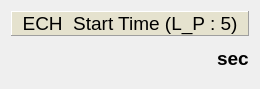
  <widget class="QWidget" name="layoutWidget" >
   <property name="geometry" >
    <rect>
     <x>545</x>
     <y>163</y>
     <width>260</width>
     <height>74</height>
    </rect>
   </property>
   <layout class="QVBoxLayout" >
    <property name="spacing" >
     <number>2</number>
    </property>
    <item>
     <widget class="QLabel" name="label_26" >
      <property name="maximumSize" >
       <size>
        <width>260</width>
        <height>16777215</height>
       </size>
      </property>
      <property name="palette" >
       <palette>
        <active>
         <colorrole role="Base" >
          <brush brushstyle="SolidPattern" >
           <color alpha="255" >
            <red>255</red>
            <green>255</green>
            <blue>127</blue>
           </color>
          </brush>
         </colorrole>
         <colorrole role="Window" >
          <brush brushstyle="SolidPattern" >
           <color alpha="255" >
            <red>229</red>
            <green>226</green>
            <blue>206</blue>
           </color>
          </brush>
         </colorrole>
        </active>
        <inactive>
         <colorrole role="Base" >
          <brush brushstyle="SolidPattern" >
           <color alpha="255" >
            <red>255</red>
            <green>255</green>
            <blue>255</blue>
           </color>
          </brush>
         </colorrole>
         <colorrole role="Window" >
          <brush brushstyle="SolidPattern" >
           <color alpha="255" >
            <red>229</red>
            <green>226</green>
            <blue>206</blue>
           </color>
          </brush>
         </colorrole>
        </inactive>
        <disabled>
         <colorrole role="Base" >
          <brush brushstyle="SolidPattern" >
           <color alpha="255" >
            <red>229</red>
            <green>226</green>
            <blue>206</blue>
           </color>
          </brush>
         </colorrole>
         <colorrole role="Window" >
          <brush brushstyle="SolidPattern" >
           <color alpha="255" >
            <red>229</red>
            <green>226</green>
            <blue>206</blue>
           </color>
          </brush>
         </colorrole>
        </disabled>
       </palette>
      </property>
      <property name="font" >
       <font>
        <pointsize>14</pointsize>
        <weight>50</weight>
        <bold>false</bold>
       </font>
      </property>
      <property name="autoFillBackground" >
       <bool>true</bool>
      </property>
      <property name="frameShape" >
       <enum>QFrame::Panel</enum>
      </property>
      <property name="frameShadow" >
       <enum>QFrame::Raised</enum>
      </property>
      <property name="text" >
       <string>ECH  Start Time (L_P : 5)</string>
      </property>
      <property name="alignment" >
       <set>Qt::AlignCenter</set>
      </property>
     </widget>
    </item>
    <item>
     <layout class="QHBoxLayout" >
      <item>
       <widget class="CADisplayer" name="CADisplayer_5" >
        <property name="sizePolicy" >
         <sizepolicy vsizetype="Preferred" hsizetype="Expanding" >
          <horstretch>0</horstretch>
          <verstretch>0</verstretch>
         </sizepolicy>
        </property>
        <property name="minimumSize" >
         <size>
          <width>150</width>
          <height>40</height>
         </size>
        </property>
        <property name="maximumSize" >
         <size>
          <width>300</width>
          <height>16777215</height>
         </size>
        </property>
        <property name="font" >
         <font>
          <pointsize>14</pointsize>
         </font>
        </property>
        <property name="nuformat" stdset="0" >
         <enum>CADisplayer::RealFour</enum>
        </property>
        <property name="pvname" >
         <string>ECH_LTU_mT0_sec0</string>
        </property>
        <property name="lineWidth" stdset="0" >
         <number>0</number>
        </property>
       </widget>
      </item>
      <item>
       <widget class="QLabel" name="label_27" >
        <property name="font" >
         <font>
          <pointsize>14</pointsize>
          <weight>75</weight>
          <bold>true</bold>
         </font>
        </property>
        <property name="layoutDirection" >
         <enum>Qt::LeftToRight</enum>
        </property>
        <property name="text" >
         <string>sec</string>
        </property>
        <property name="alignment" >
         <set>Qt::AlignLeading|Qt::AlignLeft|Qt::AlignVCenter</set>
        </property>
       </widget>
      </item>
     </layout>
    </item>
   </layout>
  </widget>
